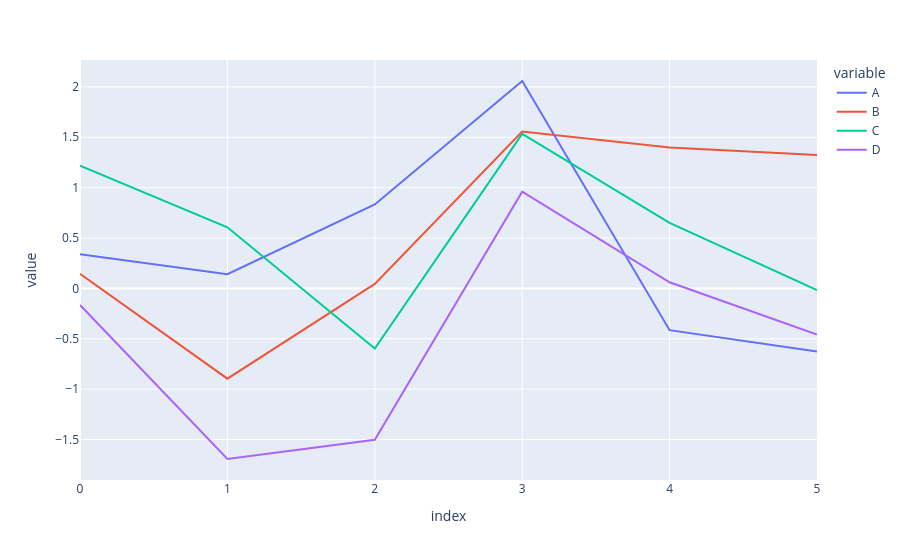

Here is the notebook cell this chart was saved with:
### Code cell
psdf.plot()

### Figure 1 — Plotly figure (JSON) as saved in the notebook; plotly's stock layout.template omitted (floating-point values rounded to 4 significant figures)
{"data": [{"hovertemplate": "variable=A<br>index=%{x}<br>value=%{y}<extra></extra>", "legendgroup": "A", "line": {"color": "#636efa", "dash": "solid"}, "marker": {"symbol": "circle"}, "mode": "lines", "name": "A", "orientation": "v", "showlegend": true, "type": "scatter", "x": [0, 1, 2, 3, 4, 5], "xaxis": "x", "y": [0.3396, 0.141, 0.8329, 2.058, -0.4144, -0.6252], "yaxis": "y"}, {"hovertemplate": "variable=B<br>index=%{x}<br>value=%{y}<extra></extra>", "legendgroup": "B", "line": {"color": "#EF553B", "dash": "solid"}, "marker": {"symbol": "circle"}, "mode": "lines", "name": "B", "orientation": "v", "showlegend": true, "type": "scatter", "x": [0, 1, 2, 3, 4, 5], "xaxis": "x", "y": [0.1444, -0.896, 0.0447, 1.556, 1.4, 1.324], "yaxis": "y"}, {"hovertemplate": "variable=C<br>index=%{x}<br>value=%{y}<extra></extra>", "legendgroup": "C", "line": {"color": "#00cc96", "dash": "solid"}, "marker": {"symbol": "circle"}, "mode": "lines", "name": "C", "orientation": "v", "showlegend": true, "type": "scatter", "x": [0, 1, 2, 3, 4, 5], "xaxis": "x", "y": [1.218, 0.606, -0.5965, 1.533, 0.6499, -0.01639], "yaxis": "y"}, {"hovertemplate": "variable=D<br>index=%{x}<br>value=%{y}<extra></extra>", "legendgroup": "D", "line": {"color": "#ab63fa", "dash": "solid"}, "marker": {"symbol": "circle"}, "mode": "lines", "name": "D", "orientation": "v", "showlegend": true, "type": "scatter", "x": [0, 1, 2, 3, 4, 5], "xaxis": "x", "y": [-0.1648, -1.693, -1.503, 0.9599, 0.06113, -0.459], "yaxis": "y"}], "layout": {"legend": {"title": {"text": "variable"}, "tracegroupgap": 0}, "margin": {"t": 60}, "xaxis": {"anchor": "y", "domain": [0, 1], "title": {"text": "index"}}, "yaxis": {"anchor": "x", "domain": [0, 1], "title": {"text": "value"}}}}
